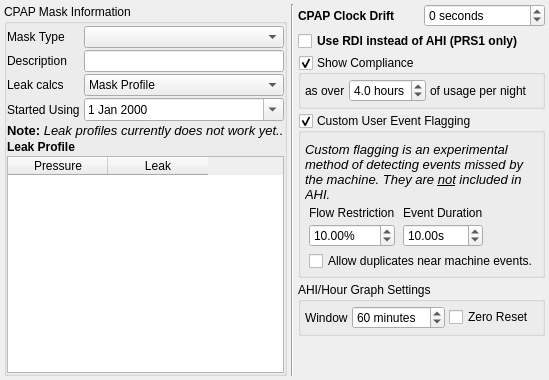
     <widget class="QWidget" name="tabCPAP">
      <attribute name="title">
       <string>&amp;CPAP</string>
      </attribute>
      <layout class="QHBoxLayout" name="horizontalLayout_15">
       <property name="spacing">
        <number>4</number>
       </property>
       <property name="leftMargin">
        <number>4</number>
       </property>
       <property name="topMargin">
        <number>4</number>
       </property>
       <property name="rightMargin">
        <number>4</number>
       </property>
       <property name="bottomMargin">
        <number>4</number>
       </property>
       <item>
        <widget class="QGroupBox" name="groupBox_5">
         <property name="sizePolicy">
          <sizepolicy hsizetype="Fixed" vsizetype="Preferred">
           <horstretch>0</horstretch>
           <verstretch>0</verstretch>
          </sizepolicy>
         </property>
         <property name="title">
          <string>CPAP Mask Information</string>
         </property>
         <property name="checkable">
          <bool>false</bool>
         </property>
         <layout class="QGridLayout" name="gridLayout">
          <property name="leftMargin">
           <number>0</number>
          </property>
          <property name="topMargin">
           <number>2</number>
          </property>
          <property name="rightMargin">
           <number>0</number>
          </property>
          <property name="bottomMargin">
           <number>0</number>
          </property>
          <property name="horizontalSpacing">
           <number>4</number>
          </property>
          <property name="verticalSpacing">
           <number>2</number>
          </property>
          <item row="2" column="0">
           <widget class="QLabel" name="label_27">
            <property name="text">
             <string>Mask Type</string>
            </property>
           </widget>
          </item>
          <item row="2" column="1" colspan="2">
           <widget class="QComboBox" name="maskTypeCombo">
            <property name="toolTip">
             <string>Generic mask type. Select the one that's closest to your mask.</string>
            </property>
            <item>
             <property name="text">
              <string/>
             </property>
            </item>
           </widget>
          </item>
          <item row="3" column="0">
           <widget class="QLabel" name="label_29">
            <property name="sizePolicy">
             <sizepolicy hsizetype="Fixed" vsizetype="Preferred">
              <horstretch>0</horstretch>
              <verstretch>0</verstretch>
             </sizepolicy>
            </property>
            <property name="text">
             <string>Description</string>
            </property>
           </widget>
          </item>
          <item row="3" column="1" colspan="2">
           <widget class="QLineEdit" name="maskDescription">
            <property name="toolTip">
             <string>The name of your mask, or at least the name you call it.</string>
            </property>
           </widget>
          </item>
          <item row="4" column="1" colspan="2">
           <widget class="QComboBox" name="leakModeCombo">
            <property name="sizePolicy">
             <sizepolicy hsizetype="Preferred" vsizetype="Fixed">
              <horstretch>0</horstretch>
              <verstretch>0</verstretch>
             </sizepolicy>
            </property>
            <property name="toolTip">
             <string>Method of unintentional leaks calculation if not provided by your machine.
Note: Statistical Model is experimental.</string>
            </property>
            <item>
             <property name="text">
              <string>Mask Profile</string>
             </property>
            </item>
            <item>
             <property name="text">
              <string>Statistical Model</string>
             </property>
            </item>
           </widget>
          </item>
          <item row="4" column="0">
           <widget class="QLabel" name="label_17">
            <property name="sizePolicy">
             <sizepolicy hsizetype="Fixed" vsizetype="Preferred">
              <horstretch>0</horstretch>
              <verstretch>0</verstretch>
             </sizepolicy>
            </property>
            <property name="text">
             <string>Leak calcs</string>
            </property>
           </widget>
          </item>
          <item row="9" column="0">
           <widget class="QLabel" name="label_7">
            <property name="sizePolicy">
             <sizepolicy hsizetype="Preferred" vsizetype="Preferred">
              <horstretch>0</horstretch>
              <verstretch>0</verstretch>
             </sizepolicy>
            </property>
            <property name="text">
             <string>Started Using</string>
            </property>
           </widget>
          </item>
          <item row="9" column="1" colspan="2">
           <widget class="QDateEdit" name="startedUsingMask">
            <property name="sizePolicy">
             <sizepolicy hsizetype="Preferred" vsizetype="Fixed">
              <horstretch>0</horstretch>
              <verstretch>0</verstretch>
             </sizepolicy>
            </property>
            <property name="toolTip">
             <string>The date you started using this mask</string>
            </property>
            <property name="calendarPopup">
             <bool>true</bool>
            </property>
           </widget>
          </item>
          <item row="11" column="0">
           <widget class="QLabel" name="label_28">
            <property name="font">
             <font>
              <weight>75</weight>
              <bold>true</bold>
             </font>
            </property>
            <property name="text">
             <string>Leak Profile</string>
            </property>
           </widget>
          </item>
          <item row="12" column="0" colspan="3">
           <widget class="QTableWidget" name="leakProfile">
            <property name="alternatingRowColors">
             <bool>true</bool>
            </property>
            <attribute name="verticalHeaderVisible">
             <bool>false</bool>
            </attribute>
            <column>
             <property name="text">
              <string>Pressure</string>
             </property>
            </column>
            <column>
             <property name="text">
              <string>Leak</string>
             </property>
            </column>
           </widget>
          </item>
          <item row="10" column="0" colspan="3">
           <widget class="QLabel" name="label_31">
            <property name="font">
             <font>
              <italic>true</italic>
             </font>
            </property>
            <property name="text">
             <string>&lt;!DOCTYPE HTML PUBLIC &quot;-//W3C//DTD HTML 4.0//EN&quot; &quot;http://www.w3.org/TR/REC-html40/strict.dtd&quot;&gt;
&lt;html&gt;&lt;head&gt;&lt;meta name=&quot;qrichtext&quot; content=&quot;1&quot; /&gt;&lt;style type=&quot;text/css&quot;&gt;
p, li { white-space: pre-wrap; }
&lt;/style&gt;&lt;/head&gt;&lt;body style=&quot; font-family:'Sans'; font-size:10pt; font-weight:400; font-style:italic;&quot;&gt;
&lt;p style=&quot; margin-top:0px; margin-bottom:0px; margin-left:0px; margin-right:0px; -qt-block-indent:0; text-indent:0px;&quot;&gt;&lt;span style=&quot; font-weight:600; font-style:normal;&quot;&gt;Note: &lt;/span&gt;Leak profiles currently does not work yet..&lt;/p&gt;&lt;/body&gt;&lt;/html&gt;</string>
            </property>
           </widget>
          </item>
         </layout>
        </widget>
       </item>
       <item>
        <widget class="Line" name="line">
         <property name="orientation">
          <enum>Qt::Vertical</enum>
         </property>
        </widget>
       </item>
       <item>
        <layout class="QGridLayout" name="gridLayout_11">
         <item row="1" column="0" colspan="2">
          <widget class="QCheckBox" name="AddRERAtoAHI">
           <property name="font">
            <font>
             <weight>75</weight>
             <bold>true</bold>
            </font>
           </property>
           <property name="toolTip">
            <string>Shows Respiratory Disturbance Index instead of Apnea/Hypopnea Index (RDI=AHI + RERA)</string>
           </property>
           <property name="text">
            <string>Use RDI instead of AHI (PRS1 only)</string>
           </property>
          </widget>
         </item>
         <item row="2" column="0" colspan="2">
          <widget class="QGroupBox" name="complianceGroupbox">
           <property name="toolTip">
            <string>Don't show any compliance information</string>
           </property>
           <property name="title">
            <string>Show Compliance</string>
           </property>
           <property name="checkable">
            <bool>true</bool>
           </property>
           <layout class="QGridLayout" name="gridLayout_7">
            <property name="leftMargin">
             <number>4</number>
            </property>
            <property name="topMargin">
             <number>4</number>
            </property>
            <property name="rightMargin">
             <number>4</number>
            </property>
            <property name="bottomMargin">
             <number>4</number>
            </property>
            <property name="spacing">
             <number>4</number>
            </property>
            <item row="0" column="1">
             <widget class="QDoubleSpinBox" name="complianceHours">
              <property name="sizePolicy">
               <sizepolicy hsizetype="Fixed" vsizetype="Fixed">
                <horstretch>0</horstretch>
                <verstretch>0</verstretch>
               </sizepolicy>
              </property>
              <property name="toolTip">
               <string>Regard days with under this usage as &quot;incompliant&quot;. 4 hours is usually considered compliant.</string>
              </property>
              <property name="suffix">
               <string> hours</string>
              </property>
              <property name="decimals">
               <number>1</number>
              </property>
              <property name="maximum">
               <double>8.000000000000000</double>
              </property>
              <property name="value">
               <double>4.000000000000000</double>
              </property>
             </widget>
            </item>
            <item row="0" column="0">
             <widget class="QLabel" name="label_39">
              <property name="sizePolicy">
               <sizepolicy hsizetype="Fixed" vsizetype="Preferred">
                <horstretch>0</horstretch>
                <verstretch>0</verstretch>
               </sizepolicy>
              </property>
              <property name="text">
               <string>as over</string>
              </property>
             </widget>
            </item>
            <item row="0" column="2">
             <widget class="QLabel" name="label_40">
              <property name="text">
               <string>of usage per night</string>
              </property>
             </widget>
            </item>
           </layout>
          </widget>
         </item>
         <item row="3" column="0" colspan="2">
          <widget class="QGroupBox" name="customEventGroupbox">
           <property name="toolTip">
            <string>Enable/disable experimental event flagging enhancements. 
It allows detecting borderline events, and some the machine missed.
This option must be enabled before import, otherwise a purge is required.</string>
           </property>
           <property name="title">
            <string>Custom User Event Flagging</string>
           </property>
           <property name="checkable">
            <bool>true</bool>
           </property>
           <layout class="QGridLayout" name="gridLayout_6">
            <property name="leftMargin">
             <number>4</number>
            </property>
            <property name="topMargin">
             <number>9</number>
            </property>
            <property name="rightMargin">
             <number>4</number>
            </property>
            <property name="bottomMargin">
             <number>4</number>
            </property>
            <property name="spacing">
             <number>4</number>
            </property>
            <item row="1" column="1">
             <widget class="QLabel" name="label_35">
              <property name="sizePolicy">
               <sizepolicy hsizetype="Fixed" vsizetype="Preferred">
                <horstretch>0</horstretch>
                <verstretch>0</verstretch>
               </sizepolicy>
              </property>
              <property name="text">
               <string>Flow Restriction</string>
              </property>
             </widget>
            </item>
            <item row="2" column="1">
             <widget class="QDoubleSpinBox" name="apneaFlowRestriction">
              <property name="sizePolicy">
               <sizepolicy hsizetype="Minimum" vsizetype="Fixed">
                <horstretch>0</horstretch>
                <verstretch>0</verstretch>
               </sizepolicy>
              </property>
              <property name="toolTip">
               <string>Percentage of restriction in airflow from the median value. 
A value of 20% works well for detecting apneas. </string>
              </property>
              <property name="suffix">
               <string>%</string>
              </property>
              <property name="value">
               <double>10.000000000000000</double>
              </property>
             </widget>
            </item>
            <item row="2" column="4">
             <spacer name="horizontalSpacer_4">
              <property name="orientation">
               <enum>Qt::Horizontal</enum>
              </property>
              <property name="sizeHint" stdset="0">
               <size>
                <width>40</width>
                <height>20</height>
               </size>
              </property>
             </spacer>
            </item>
            <item row="0" column="0" colspan="5">
             <widget class="QLabel" name="label_34">
              <property name="sizePolicy">
               <sizepolicy hsizetype="Preferred" vsizetype="Minimum">
                <horstretch>0</horstretch>
                <verstretch>0</verstretch>
               </sizepolicy>
              </property>
              <property name="font">
               <font>
                <italic>true</italic>
               </font>
              </property>
              <property name="text">
               <string>&lt;!DOCTYPE HTML PUBLIC &quot;-//W3C//DTD HTML 4.0//EN&quot; &quot;http://www.w3.org/TR/REC-html40/strict.dtd&quot;&gt;
&lt;html&gt;&lt;head&gt;&lt;meta name=&quot;qrichtext&quot; content=&quot;1&quot; /&gt;&lt;style type=&quot;text/css&quot;&gt;
p, li { white-space: pre-wrap; }
&lt;/style&gt;&lt;/head&gt;&lt;body style=&quot; font-family:'Sans'; font-size:10pt; font-weight:400; font-style:italic;&quot;&gt;
&lt;p style=&quot; margin-top:0px; margin-bottom:0px; margin-left:0px; margin-right:0px; -qt-block-indent:0; text-indent:0px;&quot;&gt;Custom flagging is an experimental method of detecting events missed by the machine. They are &lt;span style=&quot; text-decoration: underline;&quot;&gt;not&lt;/span&gt; included in AHI.&lt;/p&gt;&lt;/body&gt;&lt;/html&gt;</string>
              </property>
              <property name="alignment">
               <set>Qt::AlignLeading|Qt::AlignLeft|Qt::AlignTop</set>
              </property>
              <property name="wordWrap">
               <bool>true</bool>
              </property>
             </widget>
            </item>
            <item row="2" column="3">
             <widget class="QDoubleSpinBox" name="apneaDuration">
              <property name="toolTip">
               <string>Duration of airflow restriction</string>
              </property>
              <property name="suffix">
               <string>s</string>
              </property>
              <property name="minimum">
               <double>1.000000000000000</double>
              </property>
              <property name="value">
               <double>10.000000000000000</double>
              </property>
             </widget>
            </item>
            <item row="1" column="3">
             <widget class="QLabel" name="label_38">
              <property name="text">
               <string>Event Duration</string>
              </property>
             </widget>
            </item>
            <item row="3" column="1" colspan="4">
             <widget class="QCheckBox" name="userEventDuplicates">
              <property name="text">
               <string>Allow duplicates near machine events.</string>
              </property>
             </widget>
            </item>
           </layout>
          </widget>
         </item>
         <item row="4" column="0" colspan="2">
          <widget class="QGroupBox" name="ahiGraphGroupbox">
           <property name="title">
            <string>AHI/Hour Graph Settings</string>
           </property>
           <property name="checkable">
            <bool>false</bool>
           </property>
           <property name="checked">
            <bool>false</bool>
           </property>
           <layout class="QGridLayout" name="gridLayout_8">
            <property name="leftMargin">
             <number>4</number>
            </property>
            <property name="topMargin">
             <number>4</number>
            </property>
            <property name="rightMargin">
             <number>4</number>
            </property>
            <property name="bottomMargin">
             <number>4</number>
            </property>
            <property name="horizontalSpacing">
             <number>4</number>
            </property>
            <item row="0" column="0">
             <widget class="QLabel" name="label_36">
              <property name="sizePolicy">
               <sizepolicy hsizetype="Fixed" vsizetype="Preferred">
                <horstretch>0</horstretch>
                <verstretch>0</verstretch>
               </sizepolicy>
              </property>
              <property name="text">
               <string>Window</string>
              </property>
             </widget>
            </item>
            <item row="0" column="1">
             <widget class="QSpinBox" name="ahiGraphWindowSize">
              <property name="toolTip">
               <string>Adjusts the amount of data considered for each point in the AHI/Hour graph.
Defaults to 60 minutes.. Highly recommend it's left at this value.</string>
              </property>
              <property name="suffix">
               <string> minutes</string>
              </property>
              <property name="minimum">
               <number>5</number>
              </property>
              <property name="maximum">
               <number>999</number>
              </property>
              <property name="value">
               <number>60</number>
              </property>
             </widget>
            </item>
            <item row="0" column="2">
             <widget class="QCheckBox" name="ahiGraphZeroReset">
              <property name="toolTip">
               <string>Reset the counter to zero at beginning of each (time) window.</string>
              </property>
              <property name="text">
               <string>Zero Reset</string>
              </property>
             </widget>
            </item>
           </layout>
          </widget>
         </item>
         <item row="5" column="0">
          <spacer name="verticalSpacer_7">
           <property name="orientation">
            <enum>Qt::Vertical</enum>
           </property>
           <property name="sizeHint" stdset="0">
            <size>
             <width>20</width>
             <height>40</height>
            </size>
           </property>
          </spacer>
         </item>
         <item row="0" column="0">
          <widget class="QLabel" name="label_44">
           <property name="font">
            <font>
             <weight>75</weight>
             <bold>true</bold>
            </font>
           </property>
           <property name="text">
            <string>CPAP Clock Drift</string>
           </property>
          </widget>
         </item>
         <item row="0" column="1">
          <widget class="QSpinBox" name="clockDrift">
           <property name="toolTip">
            <string>Don't touch this unless you know your CPAP clock is out.
Try to sync it to your PC's clock (which should be synced to a timeserver)</string>
           </property>
           <property name="suffix">
            <string> seconds</string>
           </property>
           <property name="minimum">
            <number>-7200</number>
           </property>
           <property name="maximum">
            <number>7200</number>
           </property>
           <property name="value">
            <number>0</number>
           </property>
          </widget>
         </item>
        </layout>
       </item>
      </layout>
     </widget>
